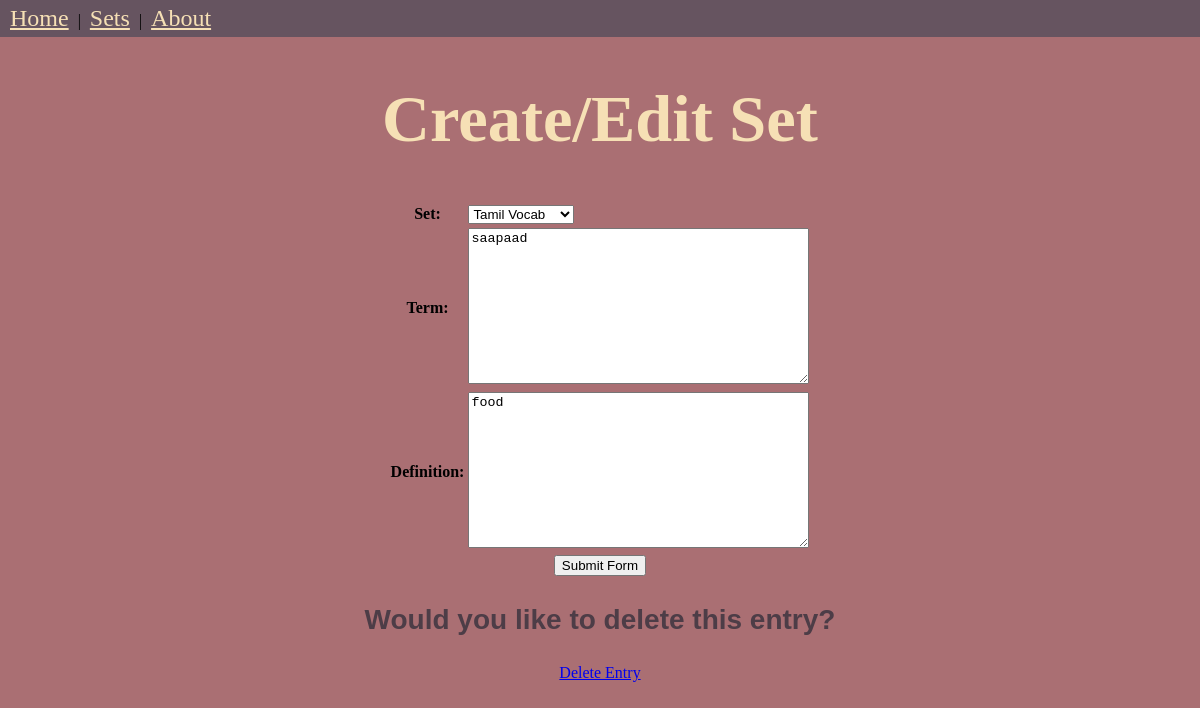
Screenshot of /entrys/edit/6 with the database file from the repository.
### dict/models.py (models this page shows, shortened)
class Entry(models.Model):
    set = models.ForeignKey(Set, on_delete=models.CASCADE)
    term = models.TextField()
    definition = models.TextField()

### dict/views.py (the view)
# urls.py: re_path(r'entrys/edit/(?P<entry_id>[\d]+)', views.editEntry, name='editEntry'),
def editEntry(request, entry_id):
        entry_obj = get_object_or_404(Entry, id = entry_id)
        if request.method == 'POST':
                form = EntryForm(request.POST, instance=entry_obj)
                if form.is_valid():
                        form.save()
                        return HttpResponseRedirect('/sets')
        else:
                form = EntryForm(instance = entry_obj)
        context={'form':form, 'editing': True, 'entry_obj': entry_obj}
        return render(request, 'dictTemplates/createAndEditEntry.html', context)

### dict/forms.py
class EntryForm(ModelForm):
    class Meta:
        model = Entry
        fields = ['set', 'term', 'definition']

### dict/models.py (called while the page is built)
    def __str__(self):
        return self.title

### dict/templates/dictTemplates/createAndEditEntry.html (shortened to what this page needs)
<!DOCTYPE html>
<html>
    <head>
        <link rel="stylesheet" href="/static/css/style.css">
    </head>
    <body>
        <div id="navBar">
            <nav>
                <a href="{% url 'Home' %}">Home</a> |
                <a href="{% url 'Sets' %}">Sets</a> |
                <a href="{% url 'About' %}">About</a>
            </nav>
        </div>
        <h1 style="text-align:center"><strong></center>Create/Edit Set</strong></h1>
        <center><form method="POST">
                <table>
                    {{ form.as_table }}
                </table>
            <input type ="submit" value ="Submit Form">
        </form>
        {% if editing %}
            <p><h3>Would you like to delete this entry?</h3> </p>
            <a href = "{% url 'deleteEntry' entry_obj.id %}"> Delete Entry</a>
        {% endif %}
    </center>
    </body>
</html>

### static/css/style.css (style rules this page uses)
body { background-color: rgba(170, 111, 115); margin:0; }
nav { background-color: rgba(102, 84, 96); padding: 5px; border-radius: 0px; }
nav a { color: rgba(246, 224, 181); font-family: "Marker Felt", "Blippo", fantasy; font-size: 1.5em; padding: 5px; }
h1 { color:rgba(246, 224, 181); font-family: "Marker Felt", "Blippo", fantasy; font-size: 4.15em; }
h3 { color:rgb(77, 61, 71); font-family: "Arial"; font-size: 1.75em; }

### rows the page displays
Entry: set "Tamil Vocab", term "saapaad", definition "food"
